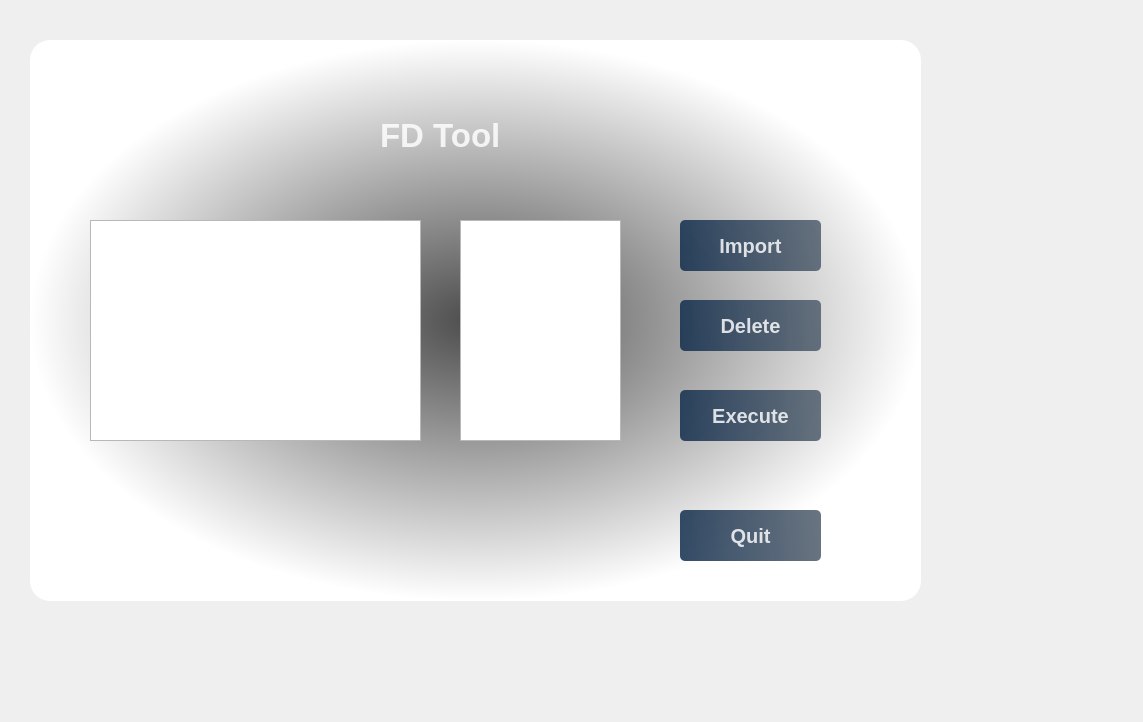
<?xml version="1.0" encoding="UTF-8"?>
<ui version="4.0">
 <class>Form</class>
 <widget class="QWidget" name="Form">
  <property name="geometry">
   <rect>
    <x>0</x>
    <y>0</y>
    <width>1143</width>
    <height>722</height>
   </rect>
  </property>
  <property name="windowTitle">
   <string>Form</string>
  </property>
  <widget class="QWidget" name="widget" native="true">
   <property name="geometry">
    <rect>
     <x>10</x>
     <y>20</y>
     <width>1121</width>
     <height>691</height>
    </rect>
   </property>
   <widget class="QLabel" name="TitleLabel">
    <property name="geometry">
     <rect>
      <x>370</x>
      <y>60</y>
      <width>171</width>
      <height>111</height>
     </rect>
    </property>
    <property name="font">
     <font>
      <pointsize>25</pointsize>
      <weight>75</weight>
      <bold>true</bold>
     </font>
    </property>
    <property name="styleSheet">
     <string notr="true">color: rgba(255,255,255,210);</string>
    </property>
    <property name="text">
     <string>FD Tool</string>
    </property>
   </widget>
   <widget class="QLabel" name="bg">
    <property name="geometry">
     <rect>
      <x>20</x>
      <y>20</y>
      <width>901</width>
      <height>561</height>
     </rect>
    </property>
    <property name="styleSheet">
     <string notr="true">
border-image: url(:/bg/bg.jpg);
border-radius: 20px;</string>
    </property>
    <property name="text">
     <string/>
    </property>
   </widget>
   <widget class="QLabel" name="bg_2">
    <property name="geometry">
     <rect>
      <x>20</x>
      <y>20</y>
      <width>891</width>
      <height>561</height>
     </rect>
    </property>
    <property name="styleSheet">
     <string notr="true">background-color: qradialgradient(spread:pad, cx:0.5, cy:0.5, radius:0.5, fx:0.5, fy:0.5, stop:0 rgba(76, 76, 76, 255), stop:1 rgba(255, 255, 255, 255));
border-radius: 20px;</string>
    </property>
    <property name="text">
     <string/>
    </property>
   </widget>
   <widget class="QPushButton" name="DeleteButton">
    <property name="geometry">
     <rect>
      <x>670</x>
      <y>280</y>
      <width>141</width>
      <height>51</height>
     </rect>
    </property>
    <property name="font">
     <font>
      <pointsize>15</pointsize>
      <weight>75</weight>
      <bold>true</bold>
     </font>
    </property>
    <property name="styleSheet">
     <string notr="true">QPushButton#DeleteButton{
background-color: qlineargradient(spread:pad, x1:0, y1:0.505682, x2:1, y2:0.477, stop:0 rgba(20,47,78,219), stop:1 rgba(85,98,112,226));
color: rgba(255,255,255,210);
border-radius:5px;
}

QPushButton#DeleteButton:hover{
background-color: qlineargradient(spread:pad, x1:0, y1:0.505682, x2:1, y2:0.477, stop:0 rgba(40,67,98,219), stop:1 rgba(105,118,132,226));
}

QPushButton#DeleteButton:pressed{
padding-left:5px;
padding-top:5px;
background-color:rgba(105,118,132,200);
}</string>
    </property>
    <property name="text">
     <string>Delete</string>
    </property>
   </widget>
   <widget class="QPushButton" name="ExecuteButton">
    <property name="geometry">
     <rect>
      <x>670</x>
      <y>370</y>
      <width>141</width>
      <height>51</height>
     </rect>
    </property>
    <property name="font">
     <font>
      <pointsize>15</pointsize>
      <weight>75</weight>
      <bold>true</bold>
     </font>
    </property>
    <property name="styleSheet">
     <string notr="true">QPushButton#ExecuteButton{
background-color: qlineargradient(spread:pad, x1:0, y1:0.505682, x2:1, y2:0.477, stop:0 rgba(20,47,78,219), stop:1 rgba(85,98,112,226));
color: rgba(255,255,255,210);
border-radius:5px;
}

QPushButton#ExecuteButton:hover{
background-color: qlineargradient(spread:pad, x1:0, y1:0.505682, x2:1, y2:0.477, stop:0 rgba(40,67,98,219), stop:1 rgba(105,118,132,226));
}

QPushButton#ExecuteButton:pressed{
padding-left:5px;
padding-top:5px;
background-color:rgba(105,118,132,200);
}</string>
    </property>
    <property name="text">
     <string>Execute</string>
    </property>
   </widget>
   <widget class="QPushButton" name="QuitButton">
    <property name="geometry">
     <rect>
      <x>670</x>
      <y>490</y>
      <width>141</width>
      <height>51</height>
     </rect>
    </property>
    <property name="font">
     <font>
      <pointsize>15</pointsize>
      <weight>75</weight>
      <bold>true</bold>
     </font>
    </property>
    <property name="styleSheet">
     <string notr="true">QPushButton#QuitButton{
background-color: qlineargradient(spread:pad, x1:0, y1:0.505682, x2:1, y2:0.477, stop:0 rgba(20,47,78,219), stop:1 rgba(85,98,112,226));
color: rgba(255,255,255,210);
border-radius:5px;
}

QPushButton#QuitButton:hover{
background-color: qlineargradient(spread:pad, x1:0, y1:0.505682, x2:1, y2:0.477, stop:0 rgba(40,67,98,219), stop:1 rgba(105,118,132,226));
}

QPushButton#QuitButton:pressed{
padding-left:5px;
padding-top:5px;
background-color:rgba(105,118,132,200);
}</string>
    </property>
    <property name="text">
     <string>Quit</string>
    </property>
   </widget>
   <widget class="QTableWidget" name="tableWidget">
    <property name="geometry">
     <rect>
      <x>450</x>
      <y>200</y>
      <width>161</width>
      <height>221</height>
     </rect>
    </property>
   </widget>
   <widget class="QTextEdit" name="KeyLine">
    <property name="geometry">
     <rect>
      <x>80</x>
      <y>200</y>
      <width>331</width>
      <height>221</height>
     </rect>
    </property>
   </widget>
   <widget class="QPushButton" name="ImportButton">
    <property name="geometry">
     <rect>
      <x>670</x>
      <y>200</y>
      <width>141</width>
      <height>51</height>
     </rect>
    </property>
    <property name="font">
     <font>
      <pointsize>15</pointsize>
      <weight>75</weight>
      <bold>true</bold>
     </font>
    </property>
    <property name="styleSheet">
     <string notr="true">QPushButton#ImportButton{
background-color: qlineargradient(spread:pad, x1:0, y1:0.505682, x2:1, y2:0.477, stop:0 rgba(20,47,78,219), stop:1 rgba(85,98,112,226));
color: rgba(255,255,255,210);
border-radius:5px;
}

QPushButton#ImportButton:hover{
background-color: qlineargradient(spread:pad, x1:0, y1:0.505682, x2:1, y2:0.477, stop:0 rgba(40,67,98,219), stop:1 rgba(105,118,132,226));
}

QPushButton#ImportButton:pressed{
padding-left:5px;
padding-top:5px;
background-color:rgba(105,118,132,200);
}</string>
    </property>
    <property name="text">
     <string>Import</string>
    </property>
   </widget>
   <zorder>bg_2</zorder>
   <zorder>bg</zorder>
   <zorder>TitleLabel</zorder>
   <zorder>DeleteButton</zorder>
   <zorder>ExecuteButton</zorder>
   <zorder>QuitButton</zorder>
   <zorder>tableWidget</zorder>
   <zorder>KeyLine</zorder>
   <zorder>ImportButton</zorder>
  </widget>
 </widget>
 <resources>
  <include location="res.qrc"/>
 </resources>
 <connections/>
</ui>
